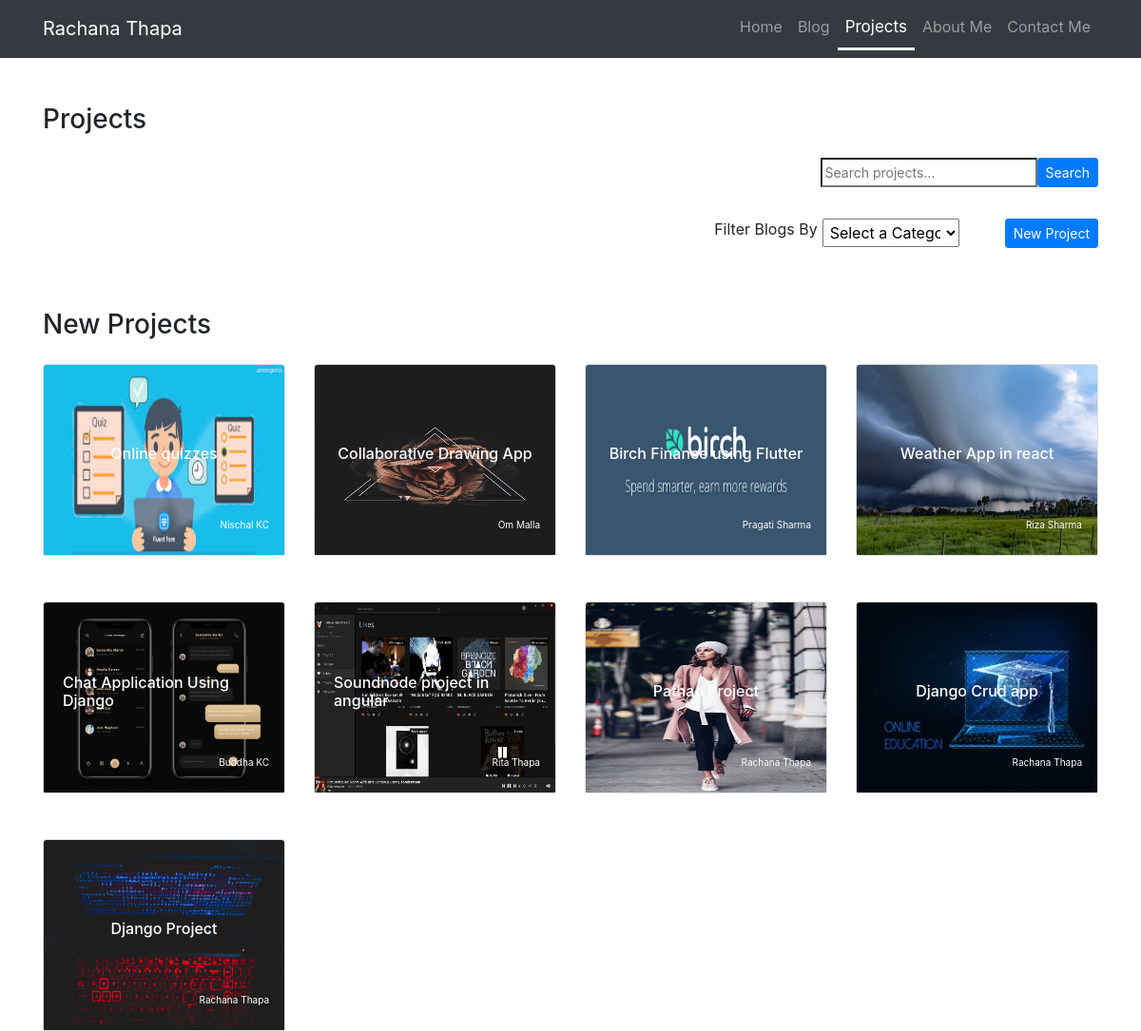
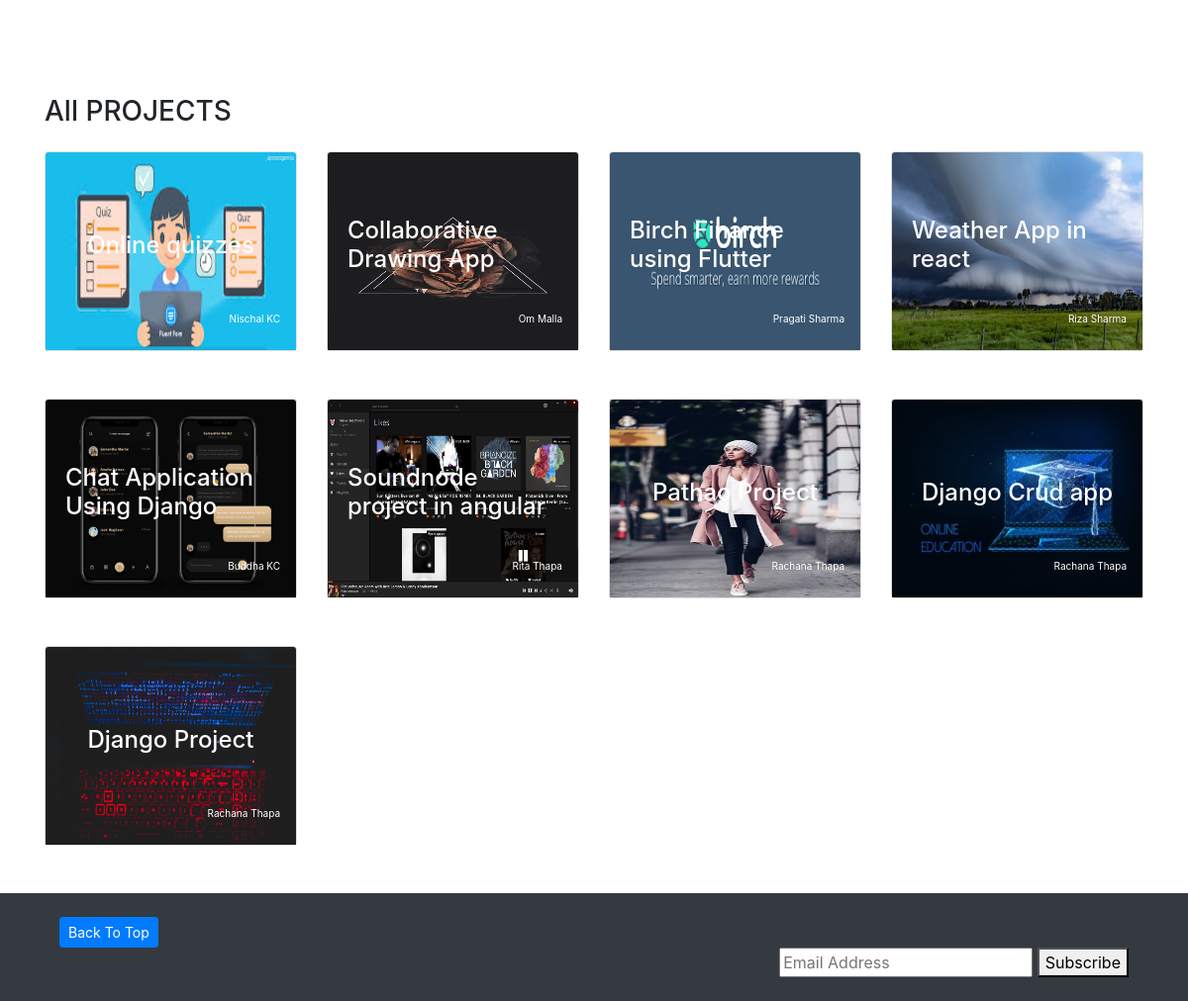
The app's page /project/ with its own data (2 pictures, top to bottom).
### project/models.py (models this page shows, shortened)
class Project(models.Model):
    title =models.CharField(max_length=100)
    category = models.ForeignKey(ProjectCategory, on_delete=models.CASCADE)
    image_file = models.ImageField(upload_to='pictures/', null = True)
    owner = models.CharField( max_length = 50)
    description = models.TextField(null = False, max_length = 200)
    is_popular = models.BooleanField(null=False)
    created_at = models.DateTimeField(auto_now=True)
    updated_at = models.DateTimeField(auto_now=True)
    class Meta:
        ordering = ('-created_at',)
        verbose_name = 'Project'
        verbose_name_plural = 'Projects'

### project/views.py (the view, shortened to what this page needs)
# urls.py: path('', views.list_project, name='list_project'),
def list_project(request):
    if request.method =='GET':
        projects = Project.objects.all()
        new_projects = Project.objects.all().order_by('-created_at')
        context = {
            'projects': projects,
            'new_projects': new_projects,
            'categories':ProjectCategory.objects.all()
        }
        return render(request, 'project/project.html', context)

### templates/project/project.html (shortened to what this page needs)
{% extends 'base.html' %}
{% load static %}
{% block content %}
<div class="row">
    <div class="col-md-12 col-xl-12 col-sm-12 col-xs-12 ">
      <h3 class="mt-5 mb-4"> Projects</h3>
      <form action="{% url 'search_project' %}" method="POST">
        <div class="form-group text-right" style="display:flex;justify-content: flex-end;align-items: flex-end; flex-direction: row;">
            <input type="search" name="search" placeholder="Search projects..." style="font-size:14px;padding:3px;">
            <input class="btn btn-primary btn-sm" type="submit" value="Search">
        </div>
      </form>
        <form method="POST" action="{% url 'list_project' %}" class="text-right" id="filter-form">
          <div class="form-group pt-3" style="display: flex; justify-content: flex-end;align-items: center;" >
            <label for="project-category">Filter Blogs  By</label>
            <select name="project-category" id="project-category" style="width:12vw;padding:3px; margin-left: 5px;">
              <option value="default">Select a Category</option>
            </select>
            <a href="{% url 'add_project' %}" class="btn btn-primary btn-sm ml-5">New Project</a>
          </div>
        </form>
    </div>
</div>
{% if results %}
  <div class="row">
      <div class="col-md-12 col-xl-12 col-sm-12 col-xs-12">
          <p class="text-dark  mb-5 ">List of projects that matched with <span class="text-primary">'{{search}}'</span>...</p>
      </div>
      {% for project in results %}
      <div class="col-md-3 col-xl-3 col-sm-6 col-xs-12 mb-5">
        <div class="card img-fluid">
          <img class="card-img-top" src="/uplaods/{{project.image_file}}" alt="Card image" style="width:100%; height:200px;">
            <div class="card-img-overlay" style="display: flex; justify-content: center;align-items: center;flex-direction: column; color:#fff;">
              <h4 class="card-title">{{project.title}}</h4>
              <p style=" position: absolute;bottom: 8px;right: 16px;font-size: 10px;">{{project.owner}}</p>
            </div>
        </div>
    </div>
      {% endfor %}
  </div>
{% else %}
{% if filtered_projects %}
    <div class="row">
      <div class="col-md-12 col-xl-12">
          <p class="text-dark mb-4">
            List of projects under <span class="text-primary text-capitalize">'{{projectcat.category_name}}' ... </span>
          </p>
      </div>
      {% for project in filtered_projects %}
      <div class="col-md-3 col-xl-3 col-sm-6 col-xs-12 mb-5">
        <div class="card img-fluid">
          <img class="card-img-top" src="/uplaods/{{project.image_file}}" alt="Card image" style="width:100%; height:200px;">
            <div class="card-img-overlay" style="display: flex; justify-content: center;align-items: center;flex-direction: column; color:#fff;">
              <h4 class="card-title">{{project.title}}</h4>
              <p style=" position: absolute;bottom: 8px;right: 16px;font-size: 10px;">{{project.owner}}</p>
            </div>
        </div>
      </div>
      {% endfor %}
    </div>
{% else %}
<div class="row">
  <div class="col-md-12 col-xl-12 col-sm-12 col-xs-12 ">
    <h3 class="mt-5 mb-4">New Projects</h3>
  </div>
  {% if new_projects %}
  {% for project in new_projects%}
  <div class="col-md-3 col-xl-3 col-sm-6 col-xs-12 mb-5">
    <div class="card img-fluid">
          <img class="card-img-top" src="/uplaods/{{project.image_file}}" alt="Card image" style="width:100%; height:200px;">
      <div class="card-img-overlay" style="display: flex; justify-content: center;align-items: center;flex-direction: column; color:#fff;">
        <h6 class="card-title">{{project.title}}</h6>
        <p style=" position: absolute;bottom: 8px;right: 16px;font-size: 10px;">{{project.owner}} </p>
      </div>
    </div>
  </div>
    {% endfor %}
    {% else %}
        <div class="col-md-3 col-xl-3 col-sm-6 col-xs-12 mb-5">
          <p class="text-danger text-center">* No new project found!</p>
        </div>
    {% endif %}
</div>
<div class="row">
  <div class="col-md-12 col-xl-12 col-sm-12 col-xs-12 ">
    <h3 class="mt-5 mb-4">All PROJECTS</h3>
  </div>
{% if projects %}
{% for project in projects %}
<div class="col-md-3 col-xl-3 col-sm-6 col-xs-12 mb-5">
    <div class="card img-fluid">
      <img class="card-img-top" src="/uplaods/{{project.image_file}}" alt="Card image" style="width:100%; height:200px;">
        <div class="card-img-overlay" style="display: flex; justify-content: center;align-items: center;flex-direction: column; color:#fff;">
          <h4 class="card-title">{{project.title}}</h4>
          <p style=" position: absolute;bottom: 8px;right: 16px;font-size: 10px;">{{project.owner}}</p>
        </div>
    </div>
</div>
{% endfor %}
{% else  %}
<div class="col-md-3 col-xl-3 col-sm-6 col-xs-12 mb-5">
  <p class="text-danger text-center">* No blog found!</p>
</div>
{% endif %}
</div>
{% endif %}
{% endif %}
{% endblock %}

### records on screen
Project: image_file (picture), title "Online quizzes", owner "Nischal KC"
Project: image_file (picture), title "Collaborative Drawing App", owner "Om Malla"
Project: image_file (picture), title "Birch Finance using Flutter", owner "Pragati Sharma"
Project: image_file (picture), title "Weather App in react", owner "Riza Sharma"
Project: image_file (picture), title "Chat Application Using Django", owner "Buddha KC"
Project: image_file (picture), title "Soundnode project in angular", owner "Rita Thapa"
Project: image_file (picture), title "Pathao Project", owner "Rachana Thapa"
Project: image_file (picture), title "Django Crud app", owner "Rachana Thapa"
Project: image_file (picture), title "Django Project", owner "Rachana Thapa"
